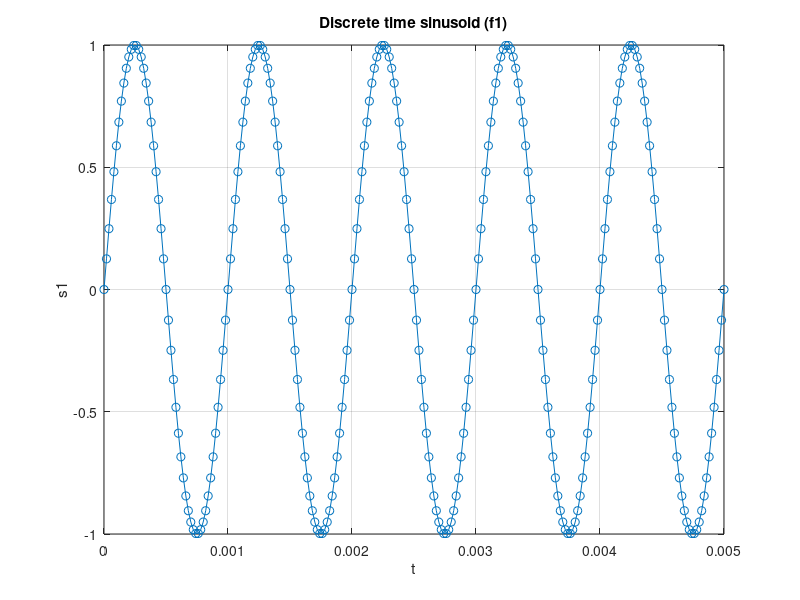
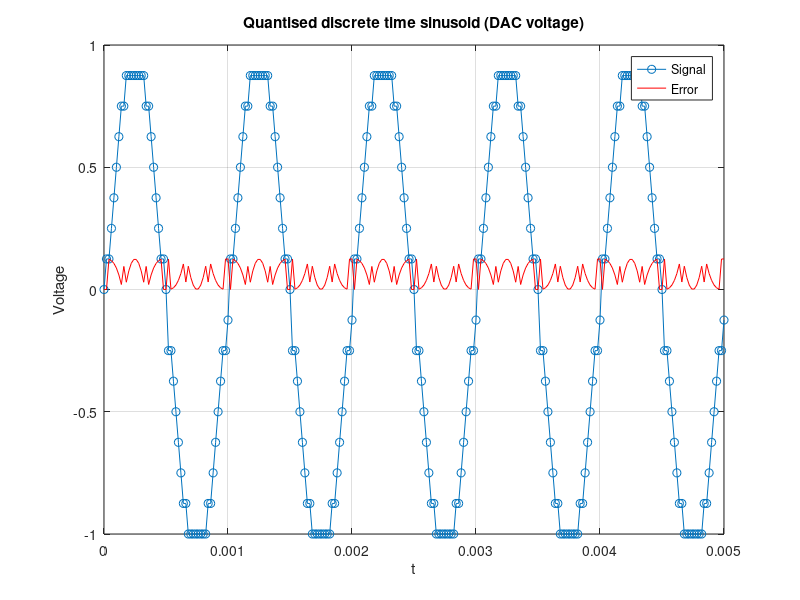

Write the MATLAB code that produced these figures, in order.
% Demonstration of the fundamentals of discrete time signal creation and
% analysis in MATLAB
% J Neasham, Newcastle University, 2020
clear all; %clear workspace variables
close all; %close previous plots
fs = 5e4; %sampling frequency
Ts = 1/fs; %sample period
ADCBits = 4; %ADC sample resolution
f1 = 1000; %frequency of 1st sinusoid
a1 = 1.0; %amplitude of 1st sinusoid
Tmax = 0.005; %duration of signal
t = 0:Ts:Tmax; %generate discrete time values (nTs)
%{
figure; 
plot(t); %plot
xlabel('n'); ylabel('nTs (s)'); 
title('Discrete time values');
grid on;
pause(1000);
%}



%----------------- discrete time signal generation (A-Dconversion)--------------------
s1 = a1*sin(2*pi*f1*t); %generate sinusoid (double precision floating point)

figure(1); 
plot(t,s1,'-o'); %plot
xlabel('t'); 
ylabel('s1'); 
title('Discrete time sinusoid (f1)');
grid on


s1ADC = floor(s1*(2^(ADCBits-1))); %quantise to ADC scale (assuming ADC input range is +/-1)


%-------------- analog signal reconstruction (D-A conversion) -------------
s1a = s1ADC/(2^(ADCBits-1)); %convert back to voltage (DAC)
Error = s1-s1a; %calculate error (quantisation noise)
figure(2); 
plot(t,s1a,'-o'); %plot
xlabel('t'); 
ylabel('Voltage'); 
title('Quantised discrete time sinusoid (DAC voltage)');
grid on
hold; 
plot(t,Error,'r')
legend('Signal','Error')
pause(1000);
%{
%{
%------------ interpolate (simulate analog reconstruction filter) -----------
s1s = resample(s1a,1e6/fs,1); %interpolate to 1 MHz sampling rate
t2 = 0:1e-6:(length(s1s)-1)*1e-6; %1MHz sample times
figure; plot(t2,s1s); %plot
xlabel('t'); ylabel('Voltage'); title('Reconstructed analog signal');
grid on

%}
%}